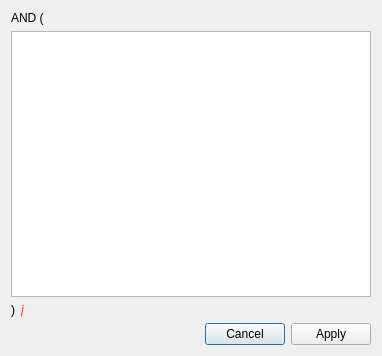
<?xml version="1.0" encoding="UTF-8"?>
<ui version="4.0">
 <class>FilterDlg</class>
 <widget class="QDialog" name="FilterDlg">
  <property name="geometry">
   <rect>
    <x>0</x>
    <y>0</y>
    <width>382</width>
    <height>356</height>
   </rect>
  </property>
  <property name="windowTitle">
   <string>Compose Filter</string>
  </property>
  <layout class="QVBoxLayout" name="verticalLayout">
   <item>
    <widget class="QLabel" name="l_top_and">
     <property name="text">
      <string>AND (</string>
     </property>
    </widget>
   </item>
   <item>
    <widget class="FilterEditor" name="c_text"/>
   </item>
   <item>
    <layout class="QHBoxLayout" name="horizontalLayout">
     <item>
      <widget class="QLabel" name="l_btm_and">
       <property name="text">
        <string>)</string>
       </property>
       <property name="alignment">
        <set>Qt::AlignLeading|Qt::AlignLeft|Qt::AlignTop</set>
       </property>
      </widget>
     </item>
     <item>
      <widget class="QLabel" name="l_error">
       <property name="sizePolicy">
        <sizepolicy hsizetype="Expanding" vsizetype="Preferred">
         <horstretch>0</horstretch>
         <verstretch>0</verstretch>
        </sizepolicy>
       </property>
       <property name="palette">
        <palette>
         <active>
          <colorrole role="WindowText">
           <brush brushstyle="SolidPattern">
            <color alpha="255">
             <red>255</red>
             <green>44</green>
             <blue>37</blue>
            </color>
           </brush>
          </colorrole>
         </active>
         <inactive>
          <colorrole role="WindowText">
           <brush brushstyle="SolidPattern">
            <color alpha="255">
             <red>255</red>
             <green>44</green>
             <blue>37</blue>
            </color>
           </brush>
          </colorrole>
         </inactive>
         <disabled>
          <colorrole role="WindowText">
           <brush brushstyle="SolidPattern">
            <color alpha="255">
             <red>120</red>
             <green>120</green>
             <blue>120</blue>
            </color>
           </brush>
          </colorrole>
         </disabled>
        </palette>
       </property>
       <property name="font">
        <font>
         <italic>true</italic>
        </font>
       </property>
       <property name="text">
        <string>j</string>
       </property>
       <property name="wordWrap">
        <bool>true</bool>
       </property>
      </widget>
     </item>
    </layout>
   </item>
   <item>
    <widget class="QDialogButtonBox" name="bbox">
     <property name="orientation">
      <enum>Qt::Horizontal</enum>
     </property>
     <property name="standardButtons">
      <set>QDialogButtonBox::Apply|QDialogButtonBox::Cancel</set>
     </property>
    </widget>
   </item>
  </layout>
 </widget>
 <customwidgets>
  <customwidget>
   <class>FilterEditor</class>
   <extends>QPlainTextEdit</extends>
   <header location="global">exdrf_qt.controls.filter_dlg.filter_editor</header>
  </customwidget>
 </customwidgets>
 <resources/>
 <connections>
  <connection>
   <sender>bbox</sender>
   <signal>accepted()</signal>
   <receiver>FilterDlg</receiver>
   <slot>accept()</slot>
   <hints>
    <hint type="sourcelabel">
     <x>248</x>
     <y>254</y>
    </hint>
    <hint type="destinationlabel">
     <x>157</x>
     <y>274</y>
    </hint>
   </hints>
  </connection>
  <connection>
   <sender>bbox</sender>
   <signal>rejected()</signal>
   <receiver>FilterDlg</receiver>
   <slot>reject()</slot>
   <hints>
    <hint type="sourcelabel">
     <x>316</x>
     <y>260</y>
    </hint>
    <hint type="destinationlabel">
     <x>286</x>
     <y>274</y>
    </hint>
   </hints>
  </connection>
 </connections>
</ui>
